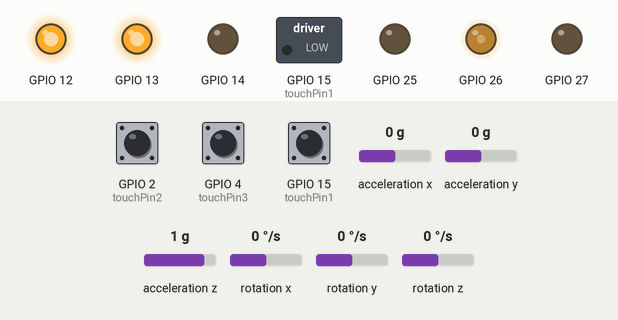
Simulated run of this program. Board: ESP32. Shown: switched loads named in the program (green lamp = pin HIGH), output pins drawn as LEDs (lit = HIGH). The test bench sets the inputs (shaded band); at power-on: acceleration y 0 g, acceleration z 1 g, GPIO 2 (touchPin2) HIGH, GPIO 4 (touchPin3) HIGH, GPIO 15 (touchPin1) HIGH, acceleration x 0 g, rotation x 0 °/s, rotation y 0 °/s, rotation z 0 °/s. What the program prints to the serial monitor is not drawn.

Above: at 18.4 s.
18.5 s: acceleration y set to -0.2 g
20.0 s: acceleration y set to -0.5 g
At 21.1 s:
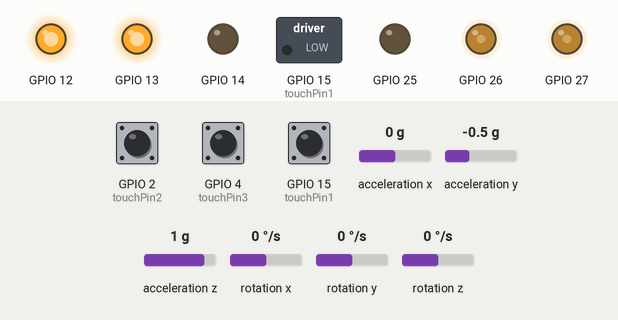
21.5 s: acceleration z set to 0.5 g
23.0 s: acceleration z set to 0.2 g
At 23.7 s:
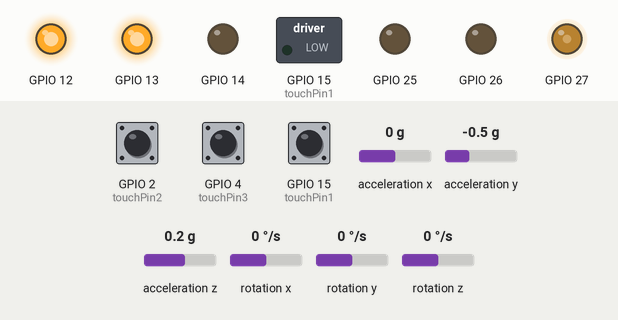
24.5 s: acceleration y set to 0.8 g
At 25.8 s:
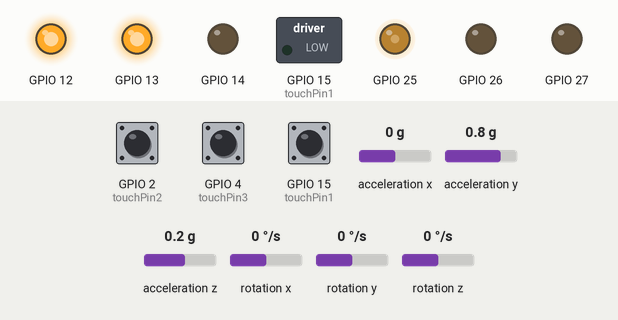
Timing chart, 0 to 27.5 s (numbered marks = the images above; inputs shaded):
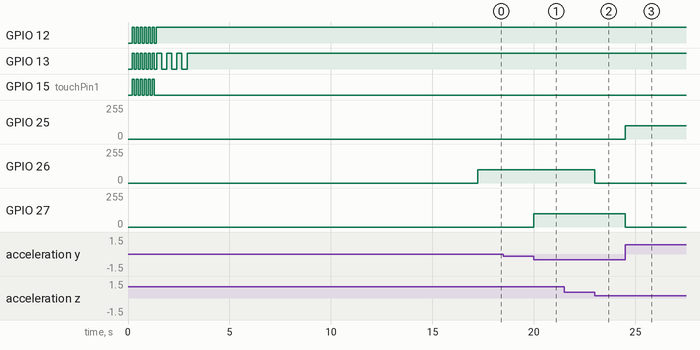

Measured:
- the behaviour switches between -0.3 and -0.4 g on acceleration y (found by bisection; images 0 and 1)
- the behaviour switches between 0.4 and 0.3 g on acceleration z (found by bisection; images 1 and 2)
- after the input at 20.0 s, GPIO 27: 0/255 → 100/255 at once
- after the input at 23.0 s, GPIO 26: 100/255 → 0/255 at once
- after the input at 24.5 s, GPIO 25: 0/255 → 100/255 at once; GPIO 27: 100/255 → 0/255 at once

The program:

main.cpp
```cpp
#include <Arduino.h>
#include <EspChannel.h>


// ______________________________________________________________________________________________ PARAMETERS

//Static IP address configuration
//      ROBOT IPS
// IP = 192.168.0.6 -> SIID
// IP = 192.168.0.7 -> BLACKWING
// IP = 192.168.0.8 -> SONOMA
//      ESP IPS
// IP = 192.168.0.40 -> ACC 1
// IP = 192.168.0.41 -> ACC 2
// IP = 192.168.0.50 -> SONAR 1

const IPAddress staticIP(192, 168, 111, 80);  // this device static IP
// const IPAddress staticIP(192, 168, 0, 80);  // this device static IP


// ______________________________________________________________________________________________ ESP CHANNEL


// ---------- ACCELEROMETER


int accPinA = 33; //Head SDA
int accPinB = 32; //Head SCL

int accPinC = 23; //Body SDA
int accPinD = 22; //Body SCL

int touchPin1 = 15; //Touch1
int touchPin2 = 2; //Touch2
int touchPin3 = 4; //Touch3


JAccEspChannel espChannel(staticIP, accPinA, accPinB, accPinC, accPinD, touchPin1, touchPin2, touchPin3);


// ______________________________________________________________________________________________ MAIN

void setup() {

  // SERIAL
  Serial.begin(115200);
  delay(200);
  Serial.println("SETUP --- --- --- BEGIN");

  // SETUP ESP CHANNEL
  espChannel.setup();
  delay(200);

  // wait for a few seconds before starting
  delay(100);
  Serial.println("SETUP --- --- --- COMPLETE");
}

void loop() {

  espChannel.loop();
}
```
